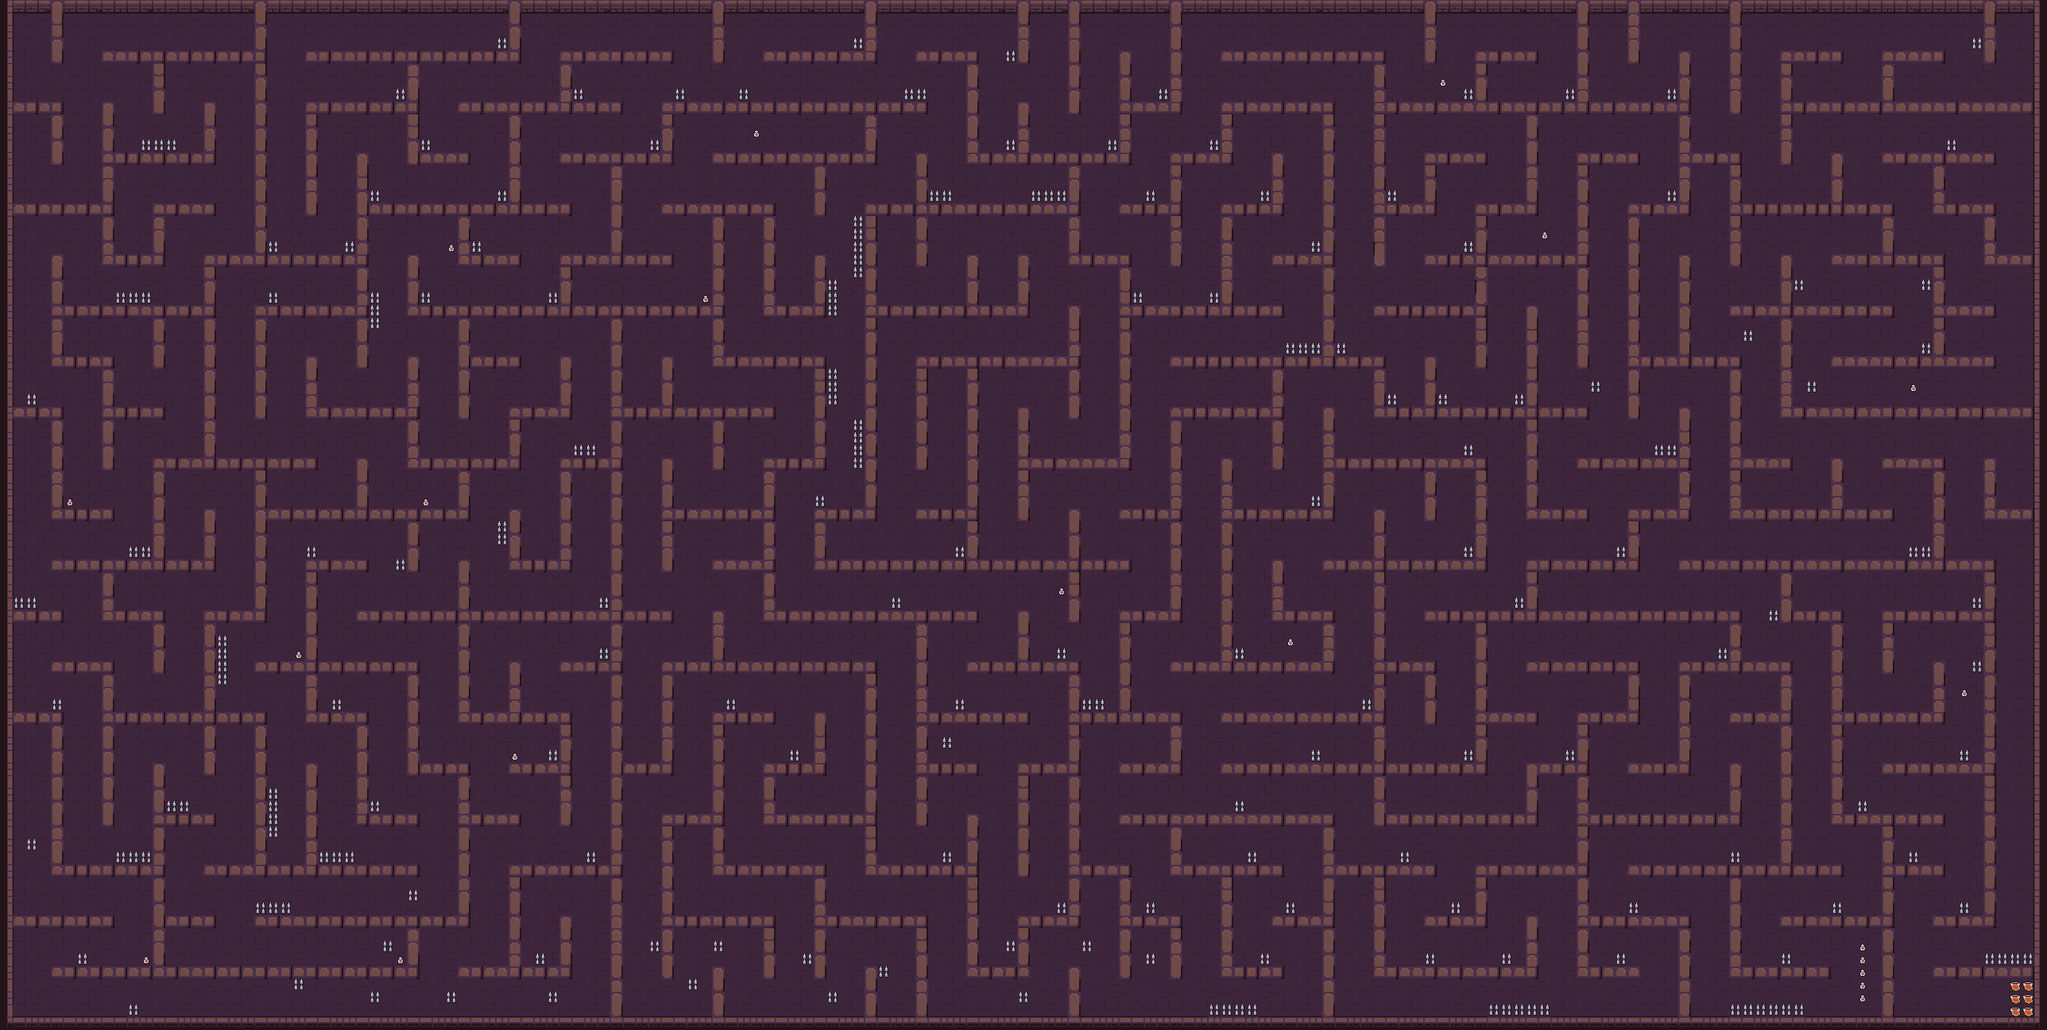

Rendered tile map (Tiled .tmx) drawn with the repository's tilesets; below, a short description and the map source with its tile grids summarised:
An orthogonal 161x81 tile map with 16x16 px tiles, 24 tile layers (floor, walls, flag, peaks, ...), 5 tilesets.

<map version="1.10" tiledversion="1.10.2" orientation="orthogonal" renderorder="right-down" width="161" height="81" tilewidth="16" tileheight="16" infinite="0" nextlayerid="25" nextobjectid="1">
 <tileset firstgid="1" source="../assets/Dungeon_Tileset.tsx" />
 <tileset firstgid="101" source="../assets/Dungeon_Tileset_at.tsx" />
 <tileset firstgid="1125" source="../assets/flag.tsx" />
 <tileset firstgid="1129" source="../assets/peaks.tsx" />
 <tileset firstgid="1133" source="../assets/health.tsx" />
 <layer id="1" name="floor" width="161" height="81" locked="1">
  <data>[13041 cells, 12561 non-empty, 21 distinct tile ids]</data>
 </layer>
 <layer id="2" name="walls" width="161" height="81" locked="1">
  <data>[13041 cells, 3443 non-empty, 22 distinct tile ids]</data>
 </layer>
 <layer id="3" name="flag" width="161" height="81" locked="1">
  <data>[13041 cells, 6 non-empty, 1 distinct tile ids]</data>
 </layer>
 <layer id="4" name="peaks" width="161" height="81" locked="1">
  <data>[13041 cells, 202 non-empty, 1 distinct tile ids]</data>
 </layer>
 <layer id="5" name="health_0" width="161" height="81" locked="1">
  <data>[13041 cells, 1 non-empty, 1 distinct tile ids]</data>
 </layer>
 <layer id="6" name="health_1" width="161" height="81" locked="1">
  <data>[13041 cells, 1 non-empty, 1 distinct tile ids]</data>
 </layer>
 <layer id="7" name="health_2" width="161" height="81" locked="1">
  <data>[13041 cells, 1 non-empty, 1 distinct tile ids]</data>
 </layer>
 <layer id="8" name="health_3" width="161" height="81" locked="1">
  <data>[13041 cells, 1 non-empty, 1 distinct tile ids]</data>
 </layer>
 <layer id="9" name="health_4" width="161" height="81" locked="1">
  <data>[13041 cells, 1 non-empty, 1 distinct tile ids]</data>
 </layer>
 <layer id="10" name="health_5" width="161" height="81" locked="1">
  <data>[13041 cells, 1 non-empty, 1 distinct tile ids]</data>
 </layer>
 <layer id="11" name="health_6" width="161" height="81" locked="1">
  <data>[13041 cells, 1 non-empty, 1 distinct tile ids]</data>
 </layer>
 <layer id="12" name="health_7" width="161" height="81" locked="1">
  <data>[13041 cells, 1 non-empty, 1 distinct tile ids]</data>
 </layer>
 <layer id="13" name="health_8" width="161" height="81" locked="1">
  <data>[13041 cells, 1 non-empty, 1 distinct tile ids]</data>
 </layer>
 <layer id="14" name="health_9" width="161" height="81" locked="1">
  <data>[13041 cells, 1 non-empty, 1 distinct tile ids]</data>
 </layer>
 <layer id="15" name="health_10" width="161" height="81" locked="1">
  <data>[13041 cells, 1 non-empty, 1 distinct tile ids]</data>
 </layer>
 <layer id="16" name="health_11" width="161" height="81" locked="1">
  <data>[13041 cells, 1 non-empty, 1 distinct tile ids]</data>
 </layer>
 <layer id="17" name="health_12" width="161" height="81" locked="1">
  <data>[13041 cells, 1 non-empty, 1 distinct tile ids]</data>
 </layer>
 <layer id="18" name="health_13" width="161" height="81" locked="1">
  <data>[13041 cells, 1 non-empty, 1 distinct tile ids]</data>
 </layer>
 <layer id="19" name="health_14" width="161" height="81" locked="1">
  <data>[13041 cells, 1 non-empty, 1 distinct tile ids]</data>
 </layer>
 <layer id="20" name="health_15" width="161" height="81" locked="1">
  <data>[13041 cells, 1 non-empty, 1 distinct tile ids]</data>
 </layer>
 <layer id="21" name="health_16" width="161" height="81" locked="1">
  <data>[13041 cells, 1 non-empty, 1 distinct tile ids]</data>
 </layer>
 <layer id="22" name="health_17" width="161" height="81" locked="1">
  <data>[13041 cells, 1 non-empty, 1 distinct tile ids]</data>
 </layer>
 <layer id="23" name="health_18" width="161" height="81" locked="1">
  <data>[13041 cells, 1 non-empty, 1 distinct tile ids]</data>
 </layer>
 <layer id="24" name="health_19" width="161" height="81" locked="1">
  <data>[13041 cells, 1 non-empty, 1 distinct tile ids]</data>
 </layer>
</map>
